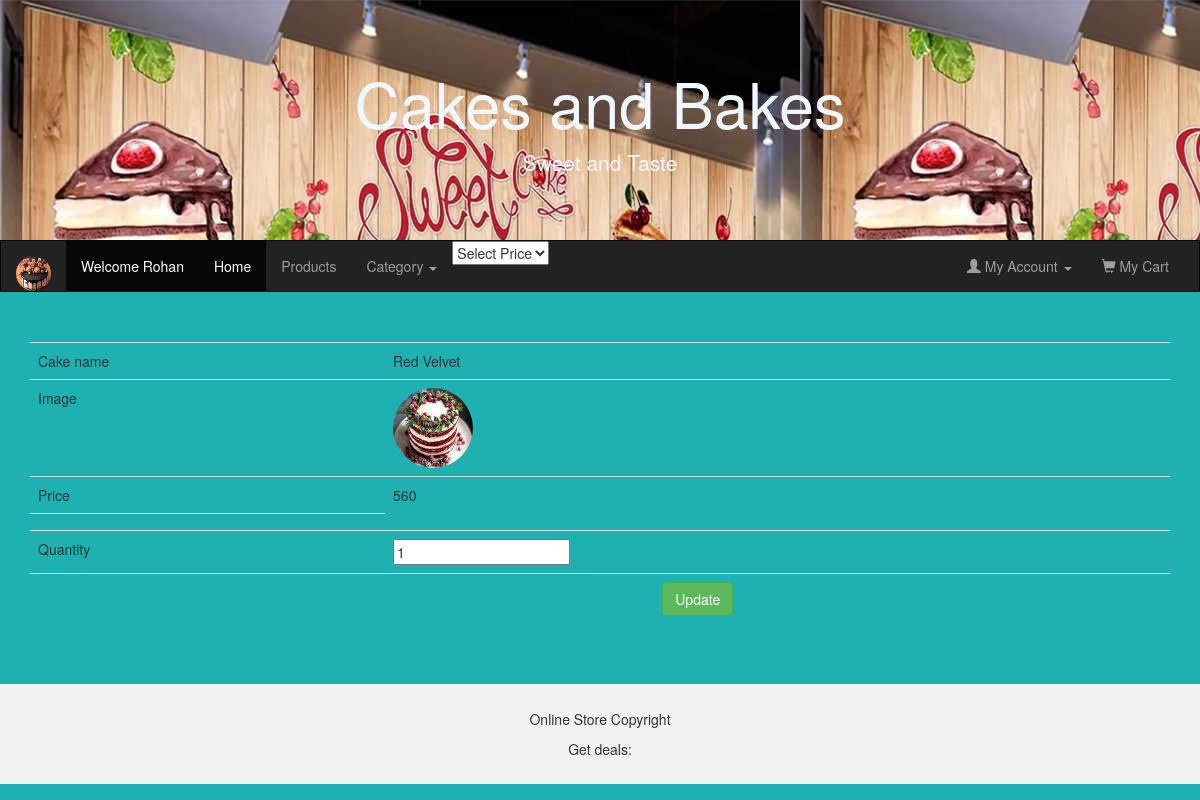
Page /EditCartItem/40 (signed in) on the committed database.
### UserApp/models.py (models this page shows)
class MyCart(models.Model):
    cake=models.ForeignKey(Cake,on_delete=models.SET_NULL,null=True)
    user=models.ForeignKey(UserInfo,on_delete=models.SET_NULL,null=True)
    qty=models.IntegerField(default=2)
    class Meta():
        db_table="MyCart"

### AdminApp/models.py (models this page shows, shortened)
class Cake(models.Model):
    cake_name=models.CharField(max_length=20)
    price=models.IntegerField(null=True)
    image=models.ImageField(default="abc.jpg",upload_to="Images")
    category=models.ForeignKey(Category,on_delete=models.CASCADE)
    class Meta():
        db_table="Cake"

### UserApp/views.py (the view, shortened to what this page needs)
# urls.py: path("EditCartItem/<item_id>",views.editCartItem),
def editCartItem(request,item_id):
    if "uname" in request.session:
        if request.method=="GET":
            cats=Category.objects.all()
            item=MyCart.objects.get(id=item_id) #Getting cart object(item) based on item id
            return render(request,"editItem.html",{"cats":cats,"item":item})

### UserApp/templates/editItem.html (shortened to what this page needs)
{%extends "home.html"%}
{%block content%}
<center>
    <form method="post">
        <table class="table">
            <tr><td>Cake name</td>
            <td>{{item.cake.cake_name}}</td></tr>
            <tr><td>Image</td>
            <td><img src="{{item.cake.image.url}}" class="img-circle" alt="cake image" style="width: 80px; height: 80px;"></td></tr>
            <tr><td>Price</td>
            <td>{{item.cake.price}}</td></tr>
            <td>
                <tr><td>Quantity</td>
                <td><input type="text" name="qty" value="{{item.qty}}"></td></tr>
            </td>
            <tr>
                <td></td>
                <td><button type="submit" class=" btn btn-success">Update</button></td>
            </tr>
        </table>
    </form>
</center>
{%endblock%}

### rows in the picture
MyCart: cake.cake_name "Red Velvet", cake.image (picture), cake.price "560", qty "1"

### other values in the picture
{{ request.session.uname }} "Rohan"
